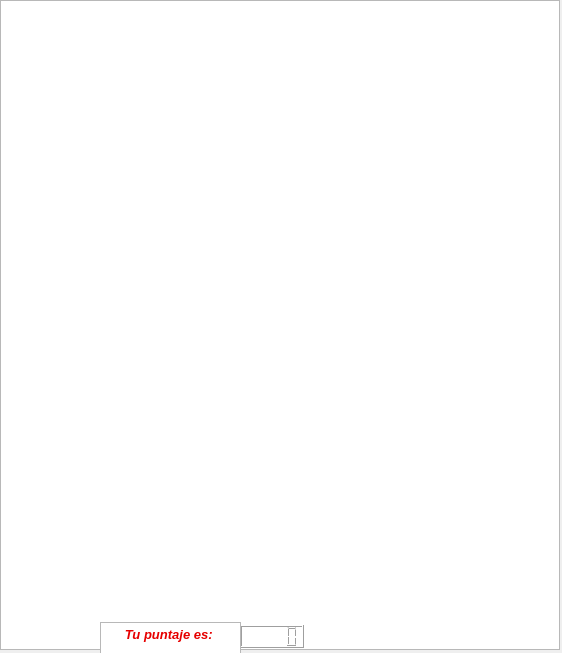
<?xml version="1.0" encoding="UTF-8"?>
<ui version="4.0">
 <class>MainWindow</class>
 <widget class="QMainWindow" name="MainWindow">
  <property name="geometry">
   <rect>
    <x>0</x>
    <y>0</y>
    <width>562</width>
    <height>653</height>
   </rect>
  </property>
  <property name="windowTitle">
   <string>MainWindow</string>
  </property>
  <widget class="QWidget" name="centralwidget">
   <widget class="QGraphicsView" name="graphicsView">
    <property name="geometry">
     <rect>
      <x>0</x>
      <y>0</y>
      <width>560</width>
      <height>650</height>
     </rect>
    </property>
   </widget>
   <widget class="QLCDNumber" name="lcdNumber">
    <property name="geometry">
     <rect>
      <x>240</x>
      <y>625</y>
      <width>64</width>
      <height>23</height>
     </rect>
    </property>
   </widget>
   <widget class="QTextBrowser" name="textBrowser">
    <property name="enabled">
     <bool>true</bool>
    </property>
    <property name="geometry">
     <rect>
      <x>100</x>
      <y>622</y>
      <width>141</width>
      <height>41</height>
     </rect>
    </property>
    <property name="mouseTracking">
     <bool>true</bool>
    </property>
    <property name="html">
     <string>&lt;!DOCTYPE HTML PUBLIC &quot;-//W3C//DTD HTML 4.0//EN&quot; &quot;http://www.w3.org/TR/REC-html40/strict.dtd&quot;&gt;
&lt;html&gt;&lt;head&gt;&lt;meta name=&quot;qrichtext&quot; content=&quot;1&quot; /&gt;&lt;meta charset=&quot;utf-8&quot; /&gt;&lt;style type=&quot;text/css&quot;&gt;
p, li { white-space: pre-wrap; }
hr { height: 1px; border-width: 0; }
li.unchecked::marker { content: &quot;\2610&quot;; }
li.checked::marker { content: &quot;\2612&quot;; }
&lt;/style&gt;&lt;/head&gt;&lt;body style=&quot; font-family:'Segoe UI'; font-size:9pt; font-weight:400; font-style:normal;&quot;&gt;
&lt;p align=&quot;center&quot; style=&quot; margin-top:0px; margin-bottom:0px; margin-left:0px; margin-right:0px; -qt-block-indent:0; text-indent:0px;&quot;&gt;&lt;span style=&quot; font-size:10pt; font-weight:700; font-style:italic; color:#e60000;&quot;&gt;Tu puntaje es: &lt;/span&gt;&lt;/p&gt;&lt;/body&gt;&lt;/html&gt;</string>
    </property>
   </widget>
  </widget>
 </widget>
 <resources/>
 <connections/>
</ui>
